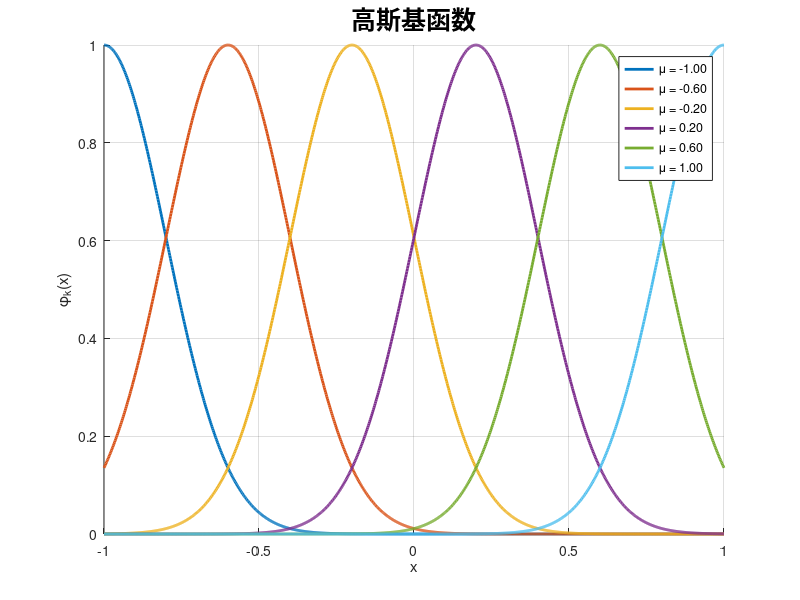

Write the MATLAB code that produced this figure.
% 定义 x 范围
x = linspace(-1, 1, 1000);

% 设置高斯基函数个数
num_basis = 6;

% 设置每个高斯函数的中心位置（等间距）
mu = linspace(-1, 1, num_basis);

% 设置标准差（你可以调小/调大以控制重叠）
sigma = 0.2;

% 新建图像
figure; hold on; grid on;
title('高斯基函数', 'FontSize', 18, 'FontWeight', 'bold', 'FontName', 'TimesRoman');
xlabel('x'); ylabel('\phi_k(x)');
colors = lines(num_basis);
legend_entries = cell(num_basis, 1);

% 绘制每一个高斯基函数
for k = 1:num_basis
    phi = exp(-((x - mu(k)).^2) / (2 * sigma^2));
    plot(x, phi, 'LineWidth', 2, 'Color', colors(k,:));
    legend_entries{k} = ['\mu = ', num2str(mu(k), '%.2f')];
end

legend(legend_entries, 'Location', 'northeast');
exportgraphics(gcf, '高斯基函数.png', 'Resolution', 300);  % 高分辨率保存
